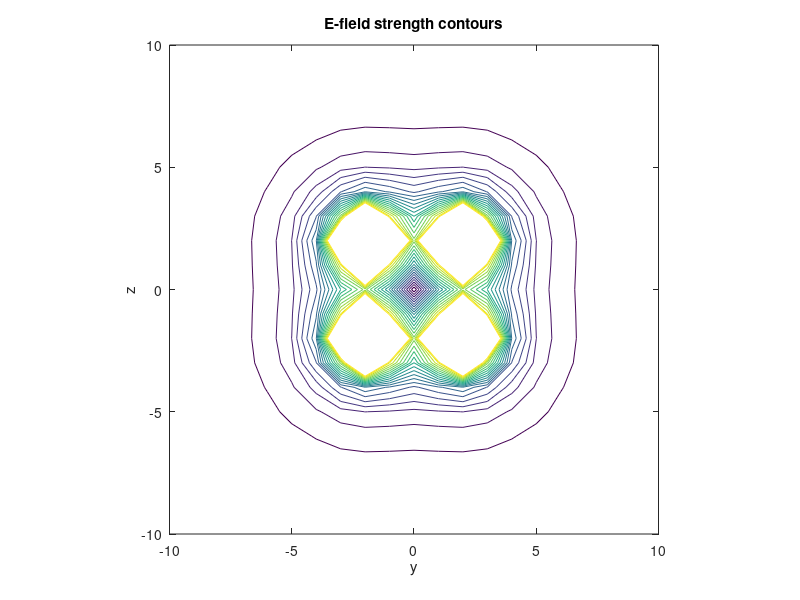
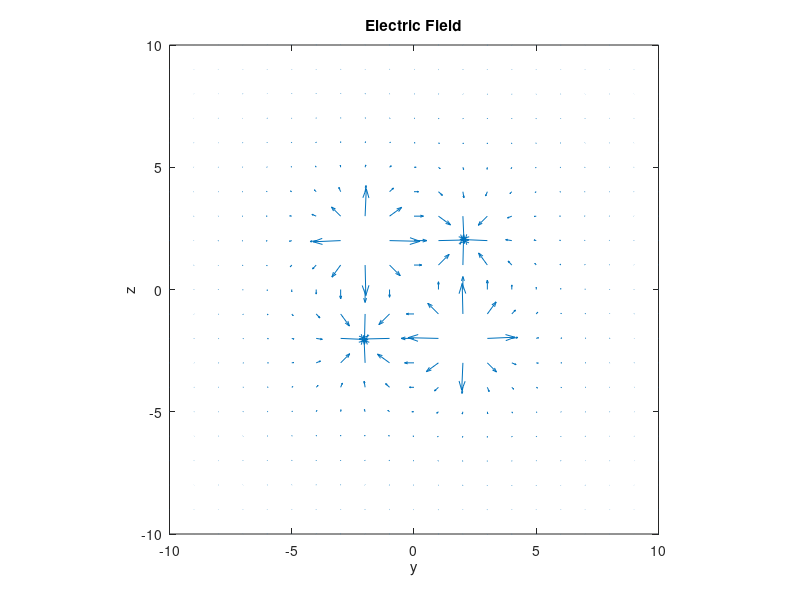
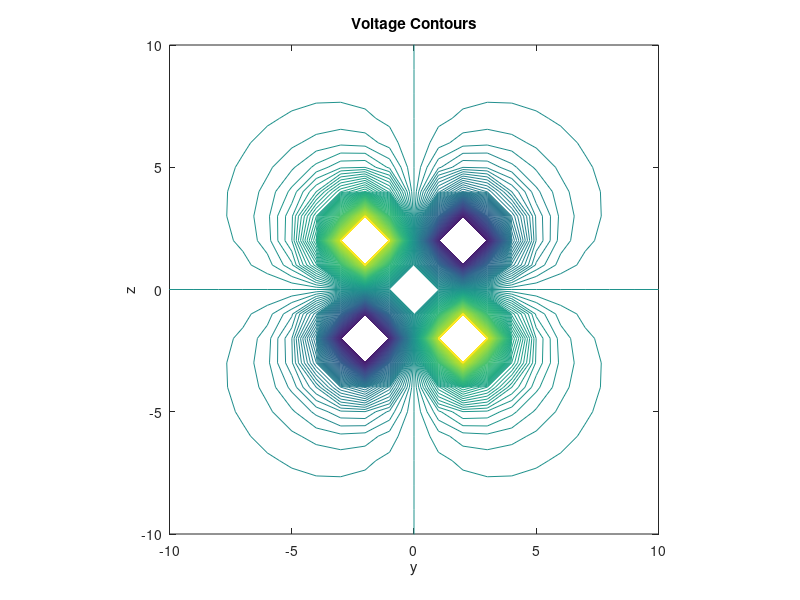
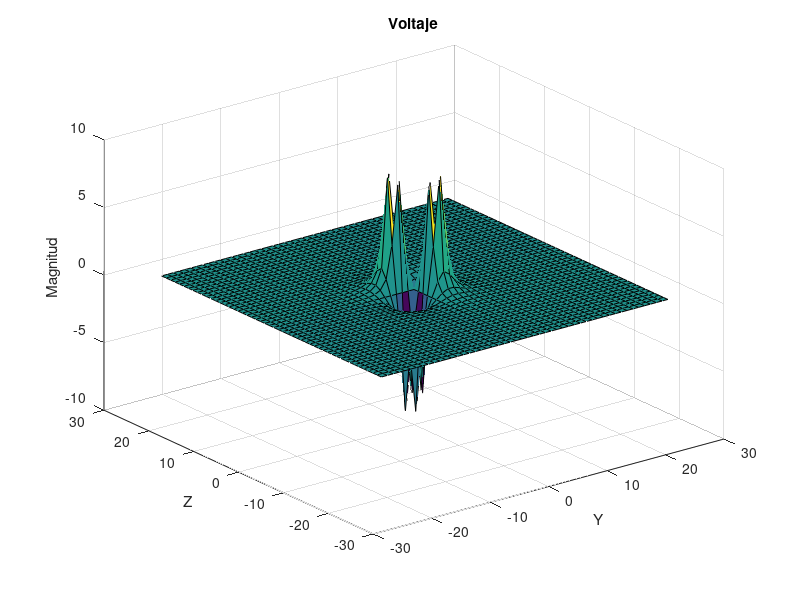

The MATLAB source for these figures, in order:
clear; 
close all; 
%-------------------------------------------------------------------------%
%                             INITIALIZATION                                  
%-------------------------------------------------------------------------%
% Constant 1/(4*pi*epsilon_0) = 9*10^9
k = 9*10^9;
% eps_r = Relative permittivity
eps_r = 1;
charge_order = 10^-9; % milli, micro, nano etc..
const = k*charge_order/eps_r;

% Nx = Number of grid points in X- direction
% Ny = Number of grid points in Y-Direction
Nx = 50; % For 1 meter
Ny = 50; % For 1 meter
Nz = 50;
% n = Number of charges
n = 4;
% Electric fields Initialization
% E = Total electric field
E_f = zeros(Nx,Ny);
V   = zeros(Nx,Ny);     %voltage
% Ex = X-Component of Electric-Field
% Ey = Y-Component of Electric-Field
Ex = E_f;
Ey = E_f;
% ex = unit vector for x-component electric field
% ey = unit vector for y-component electric field
%ex = E_f;
%ey = E_f;
% r = distance between a selected point and the location of charge
r = E_f;
%r_square = E_f;
% Array of charges
% Q = All the 'n' charges are stored here
Q = [1,-1,1,-1];
% Array of locations
Xq = [-2,-2,2,2];

Yq = [2,-2,-2,2];
x_range = (1:Nx)-25;        %x coordinates for calculations
y_range = (1:Ny)-25;        %y coordinates for calculations
z_range = (1:Nz)-25;
[xMesh,yMesh]=meshgrid(x_range,y_range); %make 2 arrays with size (Nx,Ny)

%-------------------------------------------------------------------------%
%                      COMPUTATION OF ELECTRIC FIELDS
%-------------------------------------------------------------------------%

%  Repeat for all the 'n' charges
for k = 1:n
    r_square=(xMesh-Xq(k)).^2+(yMesh-Yq(k)).^2;
    r=sqrt(r_square);
    %extemp=const*Q(k)*(xMesh-Xq(k))./r;
    %eytemp=const*Q(k)*(yMesh-Yq(k))./r;
    %figure;
    %quiver(x_range,y_range,extemp,eytemp);
    %axis([-15 15 -15 15]); axis square;
    %tstr=sprintf('k=%d',k); title(tstr);
    Ex = Ex + const*Q(k)*4*(xMesh-Xq(k))./r.^3;      %x-component of field
    Ey = Ey + const*Q(k)*4*(yMesh-Yq(k))./r.^3;      %y-component of field
    V = V + const*Q(k)./r.^2;                      %voltage
end
E_f=sqrt(Ex.^2+Ey.^2);      %electric field magnitude
%-------------------------------------------------------------------------%
%                           PLOT THE RESULTS
%-------------------------------------------------------------------------%
figure;
% subplot(1,3,1);
contour_range = 0:1:20;
contour(x_range,y_range,E_f,contour_range,'linewidth',0.5);
title('E-field strength contours');
axis([-10 10 -10 10]);
axis square;
xlabel('y');
ylabel('z');

figure;
% subplot(1,3,2);
quiver(x_range,y_range,Ex,Ey);
title('Electric Field');
axis([-10 10 -10 10]);
axis square;
xlabel('y');
ylabel('z');

figure;
% subplot(1,3,3);
contour_range = -10:0.1:10;
contour(x_range,y_range,V,contour_range);
title('Voltage Contours');
axis([-10 10 -10 10]);
axis square;
xlabel('y');
ylabel('z');

figure;
surf(xMesh,yMesh,V);
title('Voltaje');
zlabel('Magnitud');
xlabel('Y'); 
ylabel('Z');

figure;
surf(x_range,y_range,E_f);
% contour(x_range,y_range,E_f,contour_range);
title('Campo electrico');
zlabel('Magnitud');
xlabel('Y'); 
ylabel('Z');